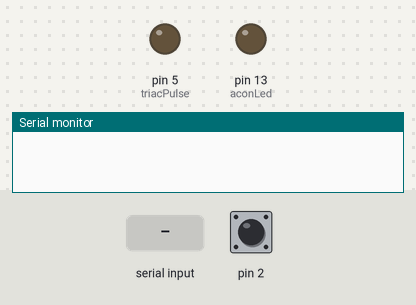
This sketch was run on a simulated Arduino Uno, built with avr-gcc and run on an emulated ATmega328P. On the bench: output pins drawn as LEDs (lit = HIGH), the last lines printed to the serial monitor. Inputs (shaded band) come from the test bench; at power-on: pin 2 HIGH.

Above: at 1.2 s.
1.3 s: "1" received over Serial
At 1.7 s:
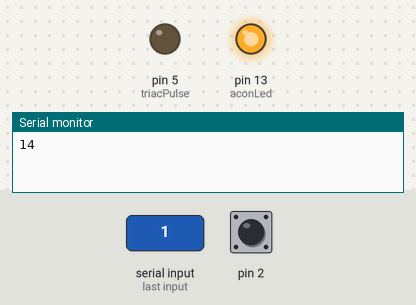
2.8 s: pin 2 pulled LOW for 0.15 s
At 4.0 s:
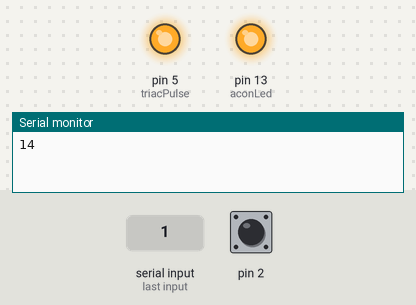
Timing chart, 0 to 5.8 s (numbered marks = the images above; inputs shaded):
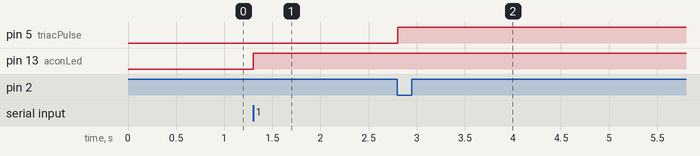

Measured:
- after the input at 1.3 s, pin 13 (aconLed): LOW → HIGH at once
- after the input at 2.8 s, pin 5 (triacPulse): LOW → HIGH at once

The sketch:

TriacGatePulse_Android_Transient.ino
```cpp
//Zero Crossing Detection
#define triacPulse 5
#define aconLed 13

int val=0,ctr=0,ctrMax=1000;
char v=25, set=0;

    /*START Debug*/
//int timer=0;

    /*END Debug*/

void setup()  {
   pinMode(2, INPUT);
   digitalWrite(2, HIGH); // pull up
   pinMode(triacPulse, OUTPUT);
   pinMode(aconLed, OUTPUT);
   digitalWrite(aconLed, LOW);
   Serial.begin(9600);
  }

 void loop() {
    // enable power
    if(Serial.available()>0){

      set=63-(Serial.read()%63);

      Serial.println((int)set);
      if(set>0){
        // LED indicator on
        digitalWrite(aconLed, HIGH);

    /*START Debug*/
//        Serial.print("\tset : ");
//        Serial.print((int)set);
//        Serial.print("\t");
//        Serial.print((int)set,HEX);
//        Serial.print("\t");
//        Serial.print((int)set,BIN);
//        Serial.print(" ");
//
//
//        Serial.print("\t\tv: ");
//        Serial.println((int)v);

    /*END Debug*/
        ctr=0;
      }
      else{
        // LED indicator off
        digitalWrite(aconLed, LOW);
      }
    }
    if(!(ctr%2) && ctr<ctrMax && set!=v){
      if(set>v){

    /*START Debug*/
//        Serial.print((int)set);
//        Serial.print(" set > v ");
//        Serial.println((int)v);
    /*END Debug*/

        v++;

    /*START Debug*/
//        Serial.println(val);

    /*END Debug*/
      }
      else if(set<v){

    /*START Debug*/
//        Serial.print((int)set);
//        Serial.print(" set < v ");
//        Serial.println((int)v);
//
    /*END Debug*/
        v--;

    /*START Debug*/
//        Serial.println(val);
    /*END Debug*/
      }

      val=10000*((double)v/63);

      if(set==v){
        ctr=0;
        /*START Debug*/
//        Serial.print(" SET ");
//        Serial.println((int)v);
//      }
//      else{
//        Serial.println((int)v);
        /*END Debug*/
      }

    /*START Debug*/
//      Serial.println(timer);
    /*END Debug*/
    }
    /*START Debug*/
//    timer++;
//    if(timer>10000){
//      timer=0;
      //Serial.print("\n\t\tAcon\n");
//      acon();
//      }
    /*END Debug*/

    attachInterrupt(digitalPinToInterrupt(2), acon, CHANGE);
  }

void acon()
   {
    // delay val uSec on output pulse to turn on triac
    digitalWrite(triacPulse, LOW);
    delayMicroseconds(val); // read AD1
    digitalWrite(triacPulse, HIGH);
    ctr = (ctr<ctrMax &&  set!=v)?0:(ctr+1);

    /*START Debug*/
    //Serial.println("\t\tInterrupt");

    /*END Debug*/
   }
```
